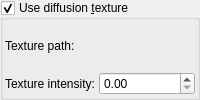
           <widget class="MyGroupBox" name="groupCheck_use_diffusion_texture">
            <property name="toolTip">
             <string>&lt;html&gt;&lt;head/&gt;&lt;body&gt;&lt;p&gt;Diffusion texture controls the amount and color of the reflected light. It also controls the intensity and width of the specular reflections.&lt;/p&gt;&lt;p&gt;Areas with brighter colors will reflect more light, the specular reflection will be brighter and the size of the specular reflections will be smaller (i.e. simulates polished surface.)&lt;/p&gt;&lt;p&gt;Dark areas will not reflect light, and the specular reflections will be dark and wide (i.e. simulates a rough surface). &lt;/p&gt;&lt;p&gt;Example:&lt;/p&gt;&lt;p&gt;&lt;img src=&quot;:/tooltips/tooltips_images/material - diffusion texture.jpg&quot;/&gt;&lt;/p&gt;&lt;/body&gt;&lt;/html&gt;</string>
            </property>
            <property name="title">
             <string>Use diffusion &amp;texture</string>
            </property>
            <property name="checkable">
             <bool>true</bool>
            </property>
            <layout class="QVBoxLayout" name="verticalLayout_144">
             <property name="spacing">
              <number>2</number>
             </property>
             <property name="leftMargin">
              <number>2</number>
             </property>
             <property name="topMargin">
              <number>2</number>
             </property>
             <property name="rightMargin">
              <number>2</number>
             </property>
             <property name="bottomMargin">
              <number>2</number>
             </property>
             <item>
              <layout class="QGridLayout" name="gridLayout_98" rowstretch="0,0" columnstretch="0,0,1">
               <property name="spacing">
                <number>2</number>
               </property>
               <item row="1" column="0">
                <widget class="QLabel" name="label_383">
                 <property name="text">
                  <string>Texture intensity:</string>
                 </property>
                </widget>
               </item>
               <item row="0" column="0">
                <widget class="QLabel" name="label_384">
                 <property name="text">
                  <string>Texture path:</string>
                 </property>
                </widget>
               </item>
               <item row="0" column="1" colspan="2">
                <widget class="FileSelectWidget" name="text_file_diffusion_texture" native="true">
                 <property name="sizePolicy">
                  <sizepolicy hsizetype="Expanding" vsizetype="Preferred">
                   <horstretch>0</horstretch>
                   <verstretch>0</verstretch>
                  </sizepolicy>
                 </property>
                 <property name="toolTip">
                  <string>&lt;html&gt;&lt;head/&gt;&lt;body&gt;&lt;p&gt;Path to the image to be used for diffusion texture&lt;/p&gt;&lt;p&gt;To use animated textures (image sequences), replace numbers by '%' symbol. Example: If sequence of images is as showed below: &lt;br/&gt;texture0001.jpg&lt;br/&gt;texture0002.jpg&lt;br/&gt;etc&lt;/p&gt;&lt;p&gt;Then use following file name: texture%%%%.jpg&lt;br/&gt;This tells the program to treat this as not a single image but as a sequence of images with 4 digit index.&lt;/p&gt;&lt;/body&gt;&lt;/html&gt;</string>
                 </property>
                </widget>
               </item>
               <item row="1" column="2">
                <widget class="MyDoubleSpinBox" name="spinbox_diffusion_texture_intensity">
                 <property name="sizePolicy">
                  <sizepolicy hsizetype="Minimum" vsizetype="Maximum">
                   <horstretch>0</horstretch>
                   <verstretch>0</verstretch>
                  </sizepolicy>
                 </property>
                 <property name="toolTip">
                  <string>&lt;html&gt;&lt;head/&gt;&lt;body&gt;&lt;p&gt;Brightness of diffusion texture. Higher value will simulate more polished surface.&lt;/p&gt;&lt;/body&gt;&lt;/html&gt;</string>
                 </property>
                 <property name="prefix">
                  <string/>
                 </property>
                 <property name="suffix">
                  <string/>
                 </property>
                 <property name="decimals">
                  <number>2</number>
                 </property>
                 <property name="maximum">
                  <double>1.000000000000000</double>
                 </property>
                 <property name="singleStep">
                  <double>0.100000000000000</double>
                 </property>
                </widget>
               </item>
              </layout>
             </item>
            </layout>
           </widget>
